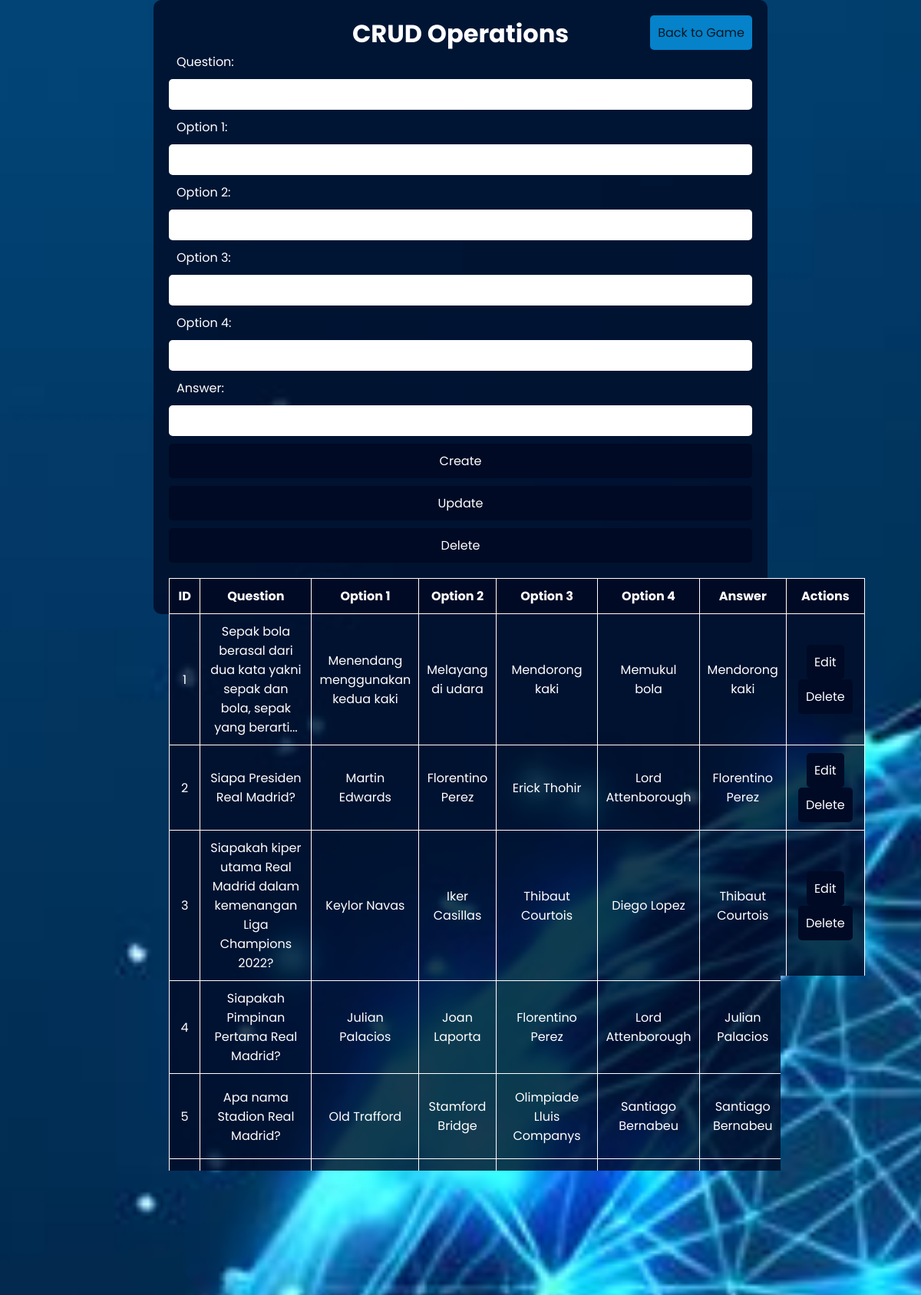
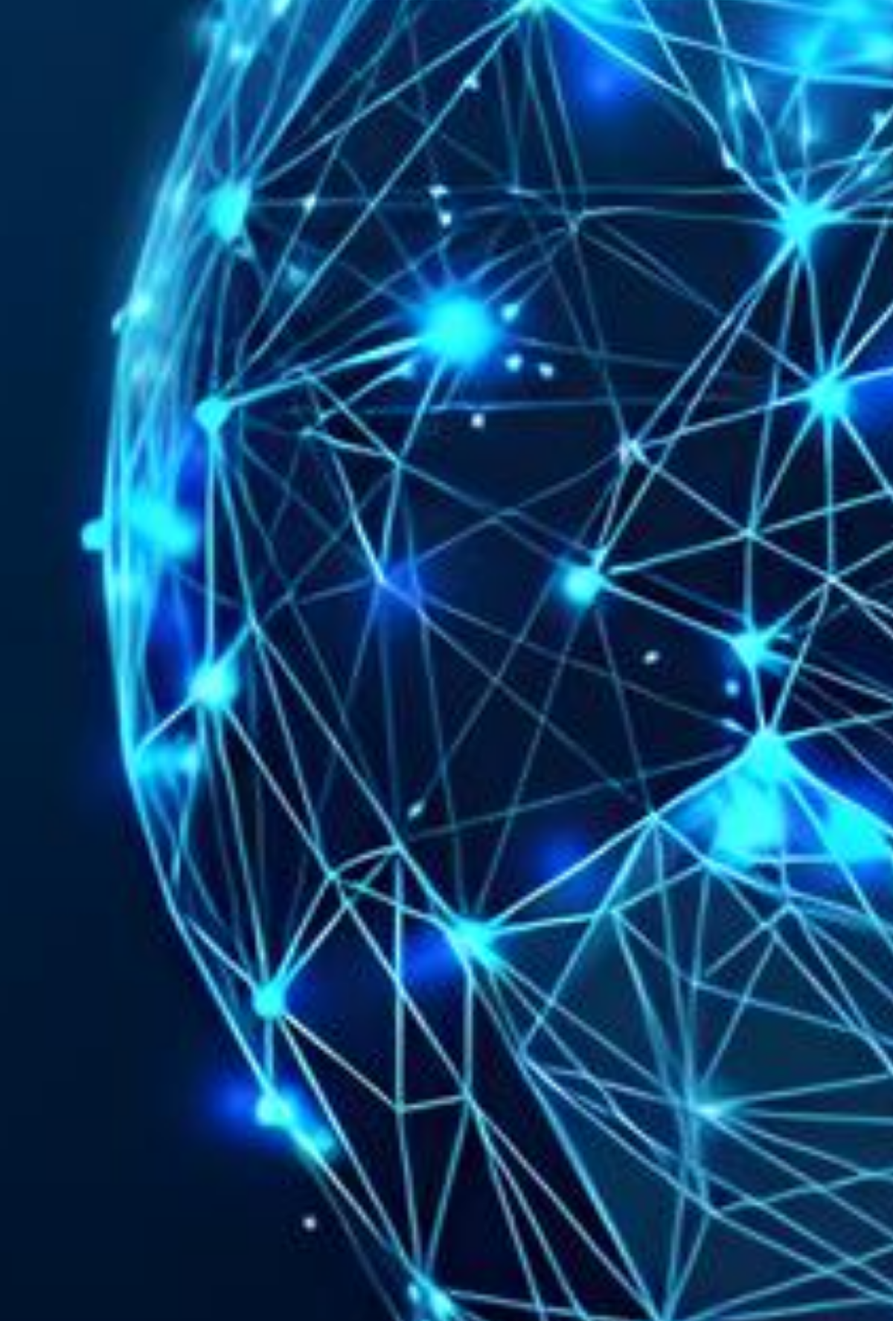
/kuis/crud.php (upper part), run on the app's committed database (2 pictures, top to bottom).
### tables this page shows
CREATE TABLE `quiz` (
  `id_quiz` int NOT NULL,
  `question` text NOT NULL,
  `opt1` varchar(255) NOT NULL,
  `opt2` varchar(255) NOT NULL,
  `opt3` varchar(255) NOT NULL,
  `opt4` varchar(255) NOT NULL,
  `answer` varchar(255) NOT NULL
);

### kuis/crud.php (the view, shortened to what this page needs)
<?php
$servername = "localhost";
$username = "root";
$password = "";
$dbname = "realmadrid";
$conn = new mysqli($servername, $username, $password, $dbname);
$sql_fetch = "SELECT id_quiz, question, opt1, opt2, opt3, opt4, answer FROM quiz";
$result_fetch = $conn->query($sql_fetch);
?>
<!DOCTYPE html>
<html lang="en">
<head>
</head>
<body>
    <div class="container">
        <header>
            <h1 class="title">CRUD Operations</h1>
            <a href="game.php">
                <button class="back-button">Back to Game</button>
            </a>
        </header>
        <form method="POST" action="">
            <label for="question">Question:</label>
            <input type="text" name="question" id="question" value="<?php echo isset($edit_question) ? htmlspecialchars($edit_question) : ''; ?>" required>
            <label for="opt1">Option 1:</label>
            <input type="text" name="opt1" id="opt1" value="<?php echo isset($edit_opt1) ? htmlspecialchars($edit_opt1) : ''; ?>" required>
            <label for="opt2">Option 2:</label>
            <input type="text" name="opt2" id="opt2" value="<?php echo isset($edit_opt2) ? htmlspecialchars($edit_opt2) : ''; ?>" required>
            <label for="opt3">Option 3:</label>
            <input type="text" name="opt3" id="opt3" value="<?php echo isset($edit_opt3) ? htmlspecialchars($edit_opt3) : ''; ?>" required>
            <label for="opt4">Option 4:</label>
            <input type="text" name="opt4" id="opt4" value="<?php echo isset($edit_opt4) ? htmlspecialchars($edit_opt4) : ''; ?>" required>
            <label for="answer">Answer:</label>
            <input type="text" name="answer" id="answer" value="<?php echo isset($edit_answer) ? htmlspecialchars($edit_answer) : ''; ?>" required>
            <button type="submit" name="create">Create</button>
            <button type="submit" name="update">Update</button>
            <button type="submit" name="delete">Delete</button>
        </form>
        <table>
            <thead>
                <tr>
                    <th>ID</th>
                    <th>Question</th>
                    <th>Option 1</th>
                    <th>Option 2</th>
                    <th>Option 3</th>
                    <th>Option 4</th>
                    <th>Answer</th>
                    <th>Actions</th>
                </tr>
            </thead>
            <tbody>
                <?php
                if ($result_fetch->num_rows > 0) {
                    while ($row = $result_fetch->fetch_assoc()) {
                        echo "<tr>";
                        echo "<td>" . htmlspecialchars($row['id_quiz']) . "</td>";
                        echo "<td>" . htmlspecialchars($row['question']) . "</td>";
                        echo "<td>" . htmlspecialchars($row['opt1']) . "</td>";
                        echo "<td>" . htmlspecialchars($row['opt2']) . "</td>";
                        echo "<td>" . htmlspecialchars($row['opt3']) . "</td>";
                        echo "<td>" . htmlspecialchars($row['opt4']) . "</td>";
                        echo "<td>" . htmlspecialchars($row['answer']) . "</td>";
                        echo "<td class='actions'>
                                <form method='POST' action='' style='display:inline;'>
                                    <input type='hidden' name='id' value='" . htmlspecialchars($row['id_quiz']) . "'>
                                    <button type='submit' name='edit'>Edit</button>
                                    <button type='submit' name='delete'>Delete</button>
                                </form>
                              </td>";
                        echo "</tr>";
                    }
                } else {
                    echo "<tr><td colspan='8'>No questions found.</td></tr>";
                }
                ?>
            </tbody>
        </table>
    </div>
</body>
</html>

### kuis/crud.php (style rules this page uses)
* { margin: 0; padding: 0; box-sizing: border-box; font-family: "Poppins", sans-serif; }
body { background: url('../asset/background-index.jpg') no-repeat center center fixed; background-size: cover; color: white; display: flex; justify-content: center; align-items: center; height: 100vh; }
.container { text-align: center; position: relative; width: 100%; max-width: 800px; height: 100vh; display: flex; flex-direction: column; justify-content: space-between; background-color: rgba(0, 10, 37, 0.8); padding: 20px; border-radius: 10px; }
form { display: flex; flex-direction: column; gap: 10px; }
label { text-align: left; margin-left: 10px; }
input[type="text"] { padding: 10px; border: none; border-radius: 5px; }
button { background-color: #000A25; color: white; border: none; cursor: pointer; font-size: 16px; padding: 10px; border-radius: 5px; transition: 0.3s; }
table { width: 100%; border-collapse: collapse; margin-top: 20px; }
th, td { padding: 10px; border: 1px solid white; text-align: center; }
th { background-color: #000A25; }
td { background-color: rgba(0, 10, 37, 0.8); }
.actions button { margin: 0 5px; }
.back-button { background-color: #0582CA; color: #051923; border: none; cursor: pointer; font-size: 16px; padding: 10px; border-radius: 5px; transition: 0.3s; position: absolute; top: 20px; right: 20px; }

### data on the page
quiz: id_quiz "1", question "Sepak bola berasal dari dua kata yakni sepak dan bola, sepak yang berarti...", opt1 "Menendang menggunakan kedua kaki", opt2 "Melayang di udara", opt3 "Mendorong kaki", opt4 "Memukul bola", answer "Mendorong kaki"
quiz: id_quiz "2", question "Siapa Presiden Real Madrid?", opt1 "Martin Edwards", opt2 "Florentino Perez", opt3 "Erick Thohir", opt4 "Lord Attenborough", answer "Florentino Perez"
quiz: id_quiz "3", question "Siapakah kiper utama Real Madrid dalam kemenangan Liga Champions 2022?", opt1 "Keylor Navas", opt2 "Iker Casillas", opt3 "Thibaut Courtois", opt4 "Diego Lopez", answer "Thibaut Courtois"
quiz: id_quiz "4", question "Siapakah Pimpinan Pertama Real Madrid?", opt1 "Julian Palacios", opt2 "Joan Laporta", opt3 "Florentino Perez", opt4 "Lord Attenborough", answer "Julian Palacios"
quiz: id_quiz "5", question "Apa nama Stadion Real Madrid?", opt1 "Old Trafford", opt2 "Stamford Bridge", opt3 "Olimpiade Lluis Companys", opt4 "Santiago Bernabeu", answer "Santiago Bernabeu"
quiz: question "Siapakah pemain yang dijuluki \"El Bicho\" oleh penggemar Real Madrid?", opt1 "Cristiano Ronaldo", opt2 "Karim Benzema", opt3 "Luka Modric", opt4 "Sergio Ramos", answer "Cristiano Ronaldo"
quiz: question "Siapa pelatih yang membawa Real Madrid meraih Liga Champions 2018?", opt1 "Carlo Ancelotti", opt2 "Zinedine Zidane", opt3 "José Mourinho", opt4 "Vicente del Bosque", answer "Zinedine Zidane"
quiz: id_quiz "8", question "Siapakah pemain yang menjadi top skor sepanjang masa di Real Madrid?", opt1 "Alfredo Di Stefano", opt2 "Karim Benzema", opt3 "Cristiano Ronaldo", opt4 "Raul", answer "Cristiano Ronaldo"
quiz: id_quiz "9", question "Siapa yang menjadi kapten Real Madrid setelah Sergio Ramos pindah ke PSG?", opt1 "Luka Modric", opt2 "Karim Benzema", opt3 "Dani Carvajal", answer "Karim Benzema"
quiz: id_quiz "10", question "Pada tahun berapa Real Madrid pertama kali memenangkan Liga Champions?", opt1 "1955", opt2 "1956", opt4 "1965"
quiz: id_quiz "11", question "Siapa pemain legendaris yang dikenal dengan julukan \"El Profesor\" dan bermain untuk Real Madrid?", opt1 "Zinedine Zidane", opt2 "Michel Platini", opt3 "Xabi Alonso", opt4 "Luka Modric", answer "Xabi Alonso"
quiz: id_quiz "12", question "Stadion manakah yang menjadi markas besar Real Madrid?", opt1 "Camp Nou", opt2 "Santiago Bernabeu", opt3 "Wanda Metropolitano", opt4 "Old Trafford", answer "Santiago Bernabeu"
quiz: id_quiz "13", question "Siapa pemain yang mencetak gol terbanyak dalam final Liga Champions untuk Real Madrid?", opt1 "Cristiano Ronaldo", opt2 "Karim Benzema", opt3 "Alfredo Di Stefano", opt4 "Raul", answer "Cristiano Ronaldo"
quiz: question "Berapa kali Real Madrid memenangkan La Liga pada abad ke-21 (2001 hingga 2021)?", opt1 "5", opt2 "7", opt3 "10", opt4 "11", answer "7"
quiz: opt1 "Vicente del Bosque", opt2 "Carlo Ancelotti", opt3 "Zinedine Zidane", opt4 "José Mourinho", answer "Carlo Ancelotti"
